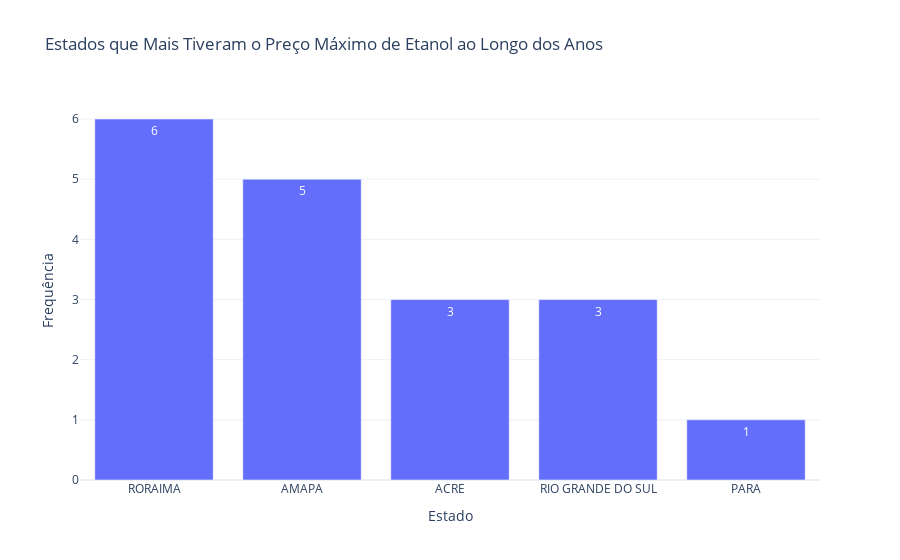

Notebook code cell kept with this figure:
### Code cell
# Contagem de estados que mais aparecem como máximo
max_counts = tabela_diferencas_etanol['Estado Preço Médio Máximo'].value_counts().reset_index()
max_counts.columns = ['Estado', 'Frequência']

fig = px.bar(
    max_counts,
    x='Estado',
    y='Frequência',
    title="Estados que Mais Tiveram o Preço Máximo de Etanol ao Longo dos Anos",
    text='Frequência'
)

fig.update_layout(template="plotly_white")

fig.write_image("../images/preco_max_etanol.png")
fig.show()

### Figure 1 — Plotly figure (JSON) as saved in the notebook; plotly's stock layout.template omitted (floating-point values rounded to 4 significant figures)
{"data": [{"hovertemplate": "Estado=%{x}<br>Frequência=%{text}<extra></extra>", "legendgroup": "", "marker": {"color": "#636efa", "pattern": {"shape": ""}}, "name": "", "orientation": "v", "showlegend": false, "text": [6.0, 5.0, 3.0, 3.0, 1.0], "textposition": "auto", "type": "bar", "x": ["RORAIMA", "AMAPA", "ACRE", "RIO GRANDE DO SUL", "PARA"], "xaxis": "x", "y": [6, 5, 3, 3, 1], "yaxis": "y"}], "layout": {"barmode": "relative", "legend": {"tracegroupgap": 0}, "title": {"text": "Estados que Mais Tiveram o Preço Máximo de Etanol ao Longo dos Anos"}, "xaxis": {"anchor": "y", "domain": [0, 1], "title": {"text": "Estado"}}, "yaxis": {"anchor": "x", "domain": [0, 1], "title": {"text": "Frequência"}}}}
